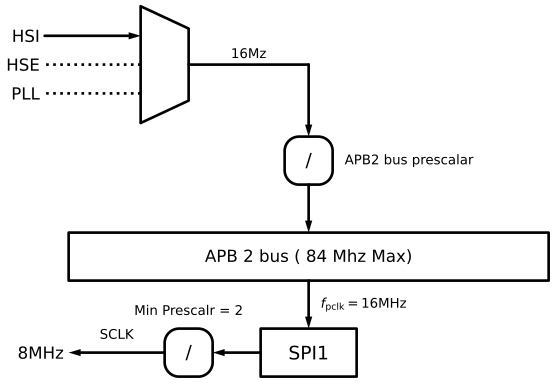

Reproduce this figure in Python.
import schemdraw
import schemdraw.elements as elem
from schemdraw import flow, logic

with schemdraw.Drawing() as d:
    d.config(unit=0.5)

    # 1. Multiplexer 및 입력 신호 (HSI, HSE, PLL) 설정
    mux = elem.Multiplexer(
        pins=[
            elem.IcPin(anchorname="PLL", side="L"),
            elem.IcPin(anchorname="HSE", side="L"),
            elem.IcPin(anchorname="HSI", side="L"),
            elem.IcPin(anchorname="OUT", side="R"),
        ],
        leadlen=0,
        edgepadH=-d.unit,
        edgepadW=-d.unit * 2,
    )

    logic.Line(arrow="->").left(d.unit * 4).reverse().at(mux.HSI).label(
        "HSI", "left", fontsize=d.unit * 25
    )
    logic.Line().left(d.unit * 4).reverse().at(mux.HSE).linestyle(":").label(
        "HSE", "left", fontsize=d.unit * 25
    )
    logic.Line().left(d.unit * 4).reverse().at(mux.PLL).linestyle(":").label(
        "PLL", "left", fontsize=d.unit * 25
    )

    # 2. 16MHz 클럭 라인 및 APB2 버스 분주기 (Prescaler)
    logic.Line().right(d.unit * 5).at(mux.OUT).label(
        "16Mz", "top", fontsize=d.unit * 20
    )
    logic.Line(arrow="->").down(d.unit * 3)
    flow.RoundBox(w=d.unit * 2, h=d.unit * 2).label("/", "center").label(
        "APB2 bus prescalar", "right", ofst=(d.unit * 0.5, 0), fontsize=d.unit * 20
    )

    # 3. APB 2 버스 라인 (84 MHz Max)
    logic.Line(arrow="->").down(d.unit * 2)
    flow.Box(w=d.unit * 20, h=d.unit * 2).label(
        "APB 2 bus ( 84 Mhz Max)", "center", fontsize=d.unit * 25
    )

    # 4. SPI1 컨트롤러 및 SCLK (8MHz) 클럭 출력
    logic.Line(arrow="->").down(d.unit * 2).label(
        r"$f_{\text{pclk}} = 16\text{MHz}$", "bottom", fontsize=d.unit * 20
    )
    spi = flow.Box(w=d.unit * 4, h=d.unit * 2).label("SPI1", "center")

    logic.Line(arrow="->").left(d.unit * 2).at(spi.W)
    flow.RoundBox(w=d.unit * 2, h=d.unit * 2).label("/", "center").label(
        "Min Prescalr = 2", "top", ofst=(0, d.unit * 0.5), fontsize=d.unit * 20
    )
    logic.Line(arrow="->").left(d.unit * 4).label("SCLK", fontsize=d.unit * 20).label(
        "8MHz", "left", fontsize=d.unit * 25
    )

    # 5. 이미지 추출 및 파일 저장
    image_bytes = d.get_imagedata("svg")

with open("spi-serial-clock-frequency-1.svg", "wb") as f:
    f.write(image_bytes)
